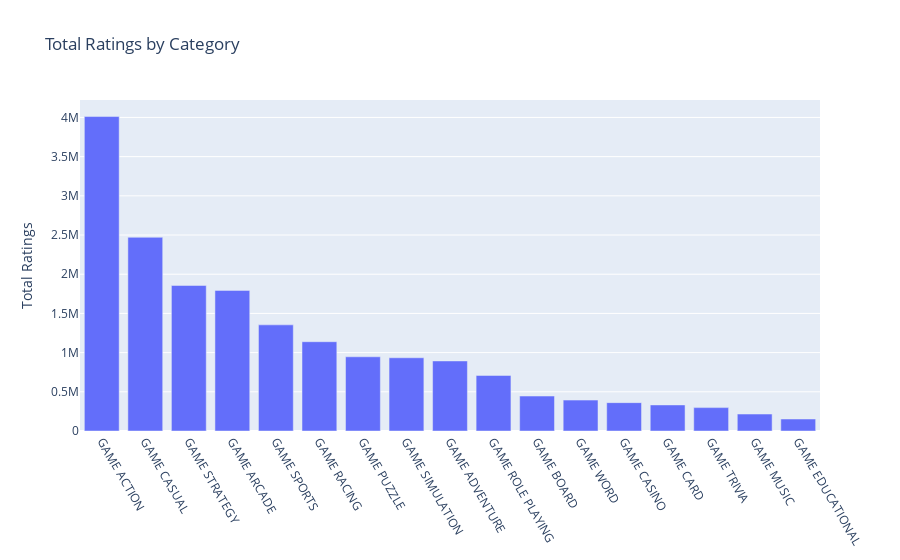

The notebook cell this image was saved under:
### Code cell
fig = px.bar(data_frame = df_1, x = total_ratings_by_category.index, y = total_ratings_by_category.values, 
             labels = {"y" : "Total Ratings"}, title = "Total Ratings by Category")
fig.update_layout(xaxis = go.layout.XAxis(tickangle = 60))
fig.update_layout(xaxis = {'categoryorder':'total descending'})
fig.show()

### Figure 1 — Plotly figure (JSON) as saved in the notebook; plotly's stock layout.template omitted (floating-point values rounded to 4 significant figures)
{"data": [{"alignmentgroup": "True", "hovertemplate": "x=%{x}<br>Total Ratings=%{y}<extra></extra>", "legendgroup": "", "marker": {"color": "#636efa", "pattern": {"shape": ""}}, "name": "", "offsetgroup": "", "orientation": "v", "showlegend": false, "textposition": "auto", "type": "bar", "x": ["GAME ACTION", "GAME CASUAL", "GAME STRATEGY", "GAME ARCADE", "GAME SPORTS", "GAME RACING", "GAME PUZZLE", "GAME SIMULATION", "GAME ADVENTURE", "GAME ROLE PLAYING", "GAME BOARD", "GAME WORD", "GAME CASINO", "GAME CARD", "GAME TRIVIA", "GAME MUSIC", "GAME EDUCATIONAL"], "xaxis": "x", "y": [4011000.0, 2471000.0, 1857000.0, 1794000.0, 1354000.0, 1139000.0, 946700.0, 934100.0, 893600.0, 708800.0, 445700.0, 394400.0, 361900.0, 332600.0, 298200.0, 216300.0, 153000.0], "yaxis": "y"}], "layout": {"barmode": "relative", "legend": {"tracegroupgap": 0}, "title": {"text": "Total Ratings by Category"}, "xaxis": {"categoryorder": "total descending", "tickangle": 60}, "yaxis": {"anchor": "x", "domain": [0, 1], "title": {"text": "Total Ratings"}}}}
